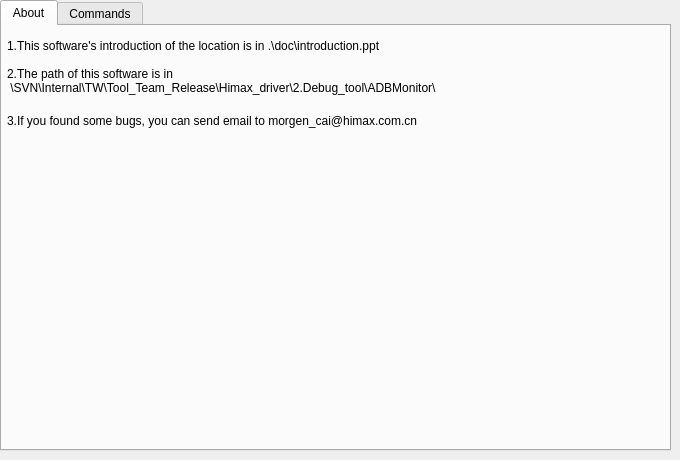
       <widget class="QWidget" name="TabHelp">
        <attribute name="title">
         <string>Help</string>
        </attribute>
        <widget class="QTabWidget" name="TabHelpSubMain">
         <property name="geometry">
          <rect>
           <x>0</x>
           <y>0</y>
           <width>671</width>
           <height>451</height>
          </rect>
         </property>
         <property name="currentIndex">
          <number>0</number>
         </property>
         <widget class="QWidget" name="TabAbout">
          <attribute name="title">
           <string>About</string>
          </attribute>
          <widget class="QLabel" name="label_2">
           <property name="geometry">
            <rect>
             <x>5</x>
             <y>5</y>
             <width>650</width>
             <height>30</height>
            </rect>
           </property>
           <property name="text">
            <string>1.This software's introduction of the location is in .\doc\introduction.ppt</string>
           </property>
          </widget>
          <widget class="QLabel" name="label_3">
           <property name="geometry">
            <rect>
             <x>5</x>
             <y>40</y>
             <width>650</width>
             <height>30</height>
            </rect>
           </property>
           <property name="text">
            <string>2.The path of this software is in
 \SVN\Internal\TW\Tool_Team_Release\Himax_driver\2.Debug_tool\ADBMonitor\</string>
           </property>
          </widget>
          <widget class="QLabel" name="label_4">
           <property name="geometry">
            <rect>
             <x>5</x>
             <y>80</y>
             <width>650</width>
             <height>30</height>
            </rect>
           </property>
           <property name="text">
            <string>3.If you found some bugs, you can send email to morgen_cai@himax.com.cn</string>
           </property>
          </widget>
         </widget>
         <widget class="QWidget" name="TabCommands">
          <attribute name="title">
           <string>Commands</string>
          </attribute>
         </widget>
        </widget>
       </widget>
